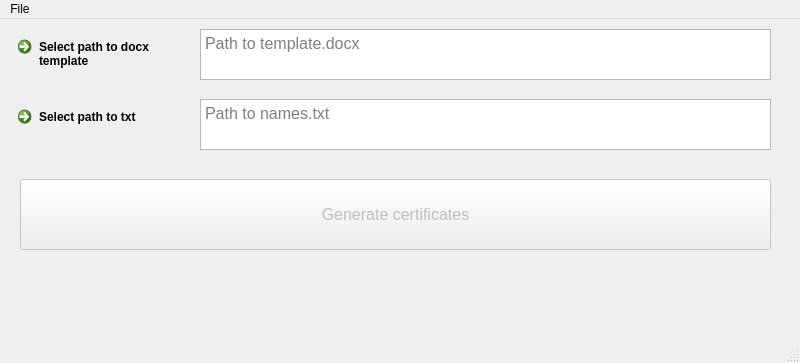
<?xml version="1.0" encoding="UTF-8"?>
<ui version="4.0">
 <class>MainWindow</class>
 <widget class="QMainWindow" name="MainWindow">
  <property name="geometry">
   <rect>
    <x>0</x>
    <y>0</y>
    <width>800</width>
    <height>363</height>
   </rect>
  </property>
  <property name="windowTitle">
   <string>MainWindow</string>
  </property>
  <widget class="QWidget" name="centralwidget">
   <widget class="QTextBrowser" name="tb_docx">
    <property name="geometry">
     <rect>
      <x>200</x>
      <y>10</y>
      <width>571</width>
      <height>51</height>
     </rect>
    </property>
    <property name="font">
     <font>
      <pointsize>12</pointsize>
     </font>
    </property>
    <property name="placeholderText">
     <string>Path to template.docx</string>
    </property>
   </widget>
   <widget class="QCommandLinkButton" name="bt_docx">
    <property name="geometry">
     <rect>
      <x>10</x>
      <y>10</y>
      <width>181</width>
      <height>51</height>
     </rect>
    </property>
    <property name="font">
     <font>
      <family>Segoe UI</family>
      <pointsize>9</pointsize>
     </font>
    </property>
    <property name="text">
     <string>Select path to docx
template</string>
    </property>
   </widget>
   <widget class="QTextBrowser" name="tb_txt">
    <property name="geometry">
     <rect>
      <x>200</x>
      <y>80</y>
      <width>571</width>
      <height>51</height>
     </rect>
    </property>
    <property name="font">
     <font>
      <pointsize>12</pointsize>
     </font>
    </property>
    <property name="placeholderText">
     <string>Path to names.txt</string>
    </property>
   </widget>
   <widget class="QCommandLinkButton" name="bt_txt">
    <property name="geometry">
     <rect>
      <x>10</x>
      <y>80</y>
      <width>181</width>
      <height>51</height>
     </rect>
    </property>
    <property name="font">
     <font>
      <family>Segoe UI</family>
      <pointsize>9</pointsize>
     </font>
    </property>
    <property name="text">
     <string>Select path to txt</string>
    </property>
   </widget>
   <widget class="QLabel" name="label">
    <property name="geometry">
     <rect>
      <x>20</x>
      <y>240</y>
      <width>751</width>
      <height>51</height>
     </rect>
    </property>
    <property name="font">
     <font>
      <pointsize>11</pointsize>
      <weight>75</weight>
      <bold>true</bold>
     </font>
    </property>
    <property name="text">
     <string/>
    </property>
   </widget>
   <widget class="QPushButton" name="bt_gen">
    <property name="enabled">
     <bool>false</bool>
    </property>
    <property name="geometry">
     <rect>
      <x>20</x>
      <y>160</y>
      <width>751</width>
      <height>71</height>
     </rect>
    </property>
    <property name="font">
     <font>
      <pointsize>12</pointsize>
     </font>
    </property>
    <property name="text">
     <string>Generate certificates</string>
    </property>
   </widget>
  </widget>
  <widget class="QMenuBar" name="menubar">
   <property name="geometry">
    <rect>
     <x>0</x>
     <y>0</y>
     <width>800</width>
     <height>29</height>
    </rect>
   </property>
   <widget class="QMenu" name="menubout">
    <property name="title">
     <string>File</string>
    </property>
    <addaction name="actionAbout"/>
   </widget>
   <addaction name="menubout"/>
  </widget>
  <widget class="QStatusBar" name="statusbar"/>
  <action name="actionAbout">
   <property name="text">
    <string>About</string>
   </property>
  </action>
 </widget>
 <resources/>
 <connections>
  <connection>
   <sender>bt_docx</sender>
   <signal>clicked()</signal>
   <receiver>MainWindow</receiver>
   <slot>bt_docx_clicked()</slot>
   <hints>
    <hint type="sourcelabel">
     <x>100</x>
     <y>64</y>
    </hint>
    <hint type="destinationlabel">
     <x>399</x>
     <y>181</y>
    </hint>
   </hints>
  </connection>
  <connection>
   <sender>bt_txt</sender>
   <signal>clicked()</signal>
   <receiver>MainWindow</receiver>
   <slot>bt_txt_clicked()</slot>
   <hints>
    <hint type="sourcelabel">
     <x>100</x>
     <y>134</y>
    </hint>
    <hint type="destinationlabel">
     <x>399</x>
     <y>181</y>
    </hint>
   </hints>
  </connection>
  <connection>
   <sender>bt_gen</sender>
   <signal>clicked()</signal>
   <receiver>MainWindow</receiver>
   <slot>bt_gen_clicked()</slot>
   <hints>
    <hint type="sourcelabel">
     <x>395</x>
     <y>224</y>
    </hint>
    <hint type="destinationlabel">
     <x>399</x>
     <y>181</y>
    </hint>
   </hints>
  </connection>
  <connection>
   <sender>actionAbout</sender>
   <signal>triggered()</signal>
   <receiver>MainWindow</receiver>
   <slot>actionAbout_clicked()</slot>
   <hints>
    <hint type="sourcelabel">
     <x>-1</x>
     <y>-1</y>
    </hint>
    <hint type="destinationlabel">
     <x>399</x>
     <y>181</y>
    </hint>
   </hints>
  </connection>
 </connections>
 <slots>
  <slot>bt_docx_clicked()</slot>
  <slot>bt_txt_clicked()</slot>
  <slot>bt_gen_clicked()</slot>
  <slot>actionAbout_clicked()</slot>
 </slots>
</ui>
